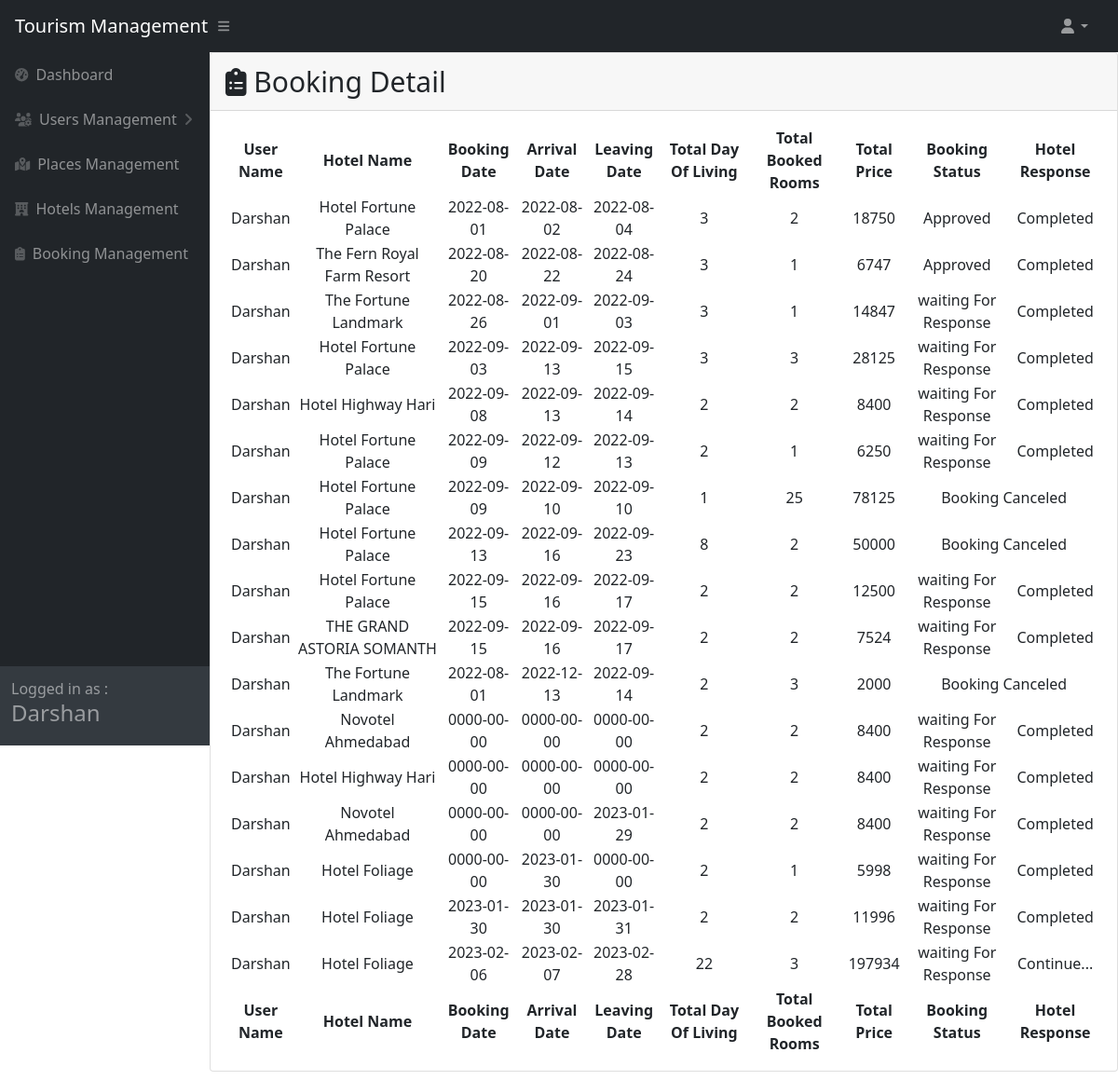
Before: /Admin/booking.php (signed in) with the older database file.
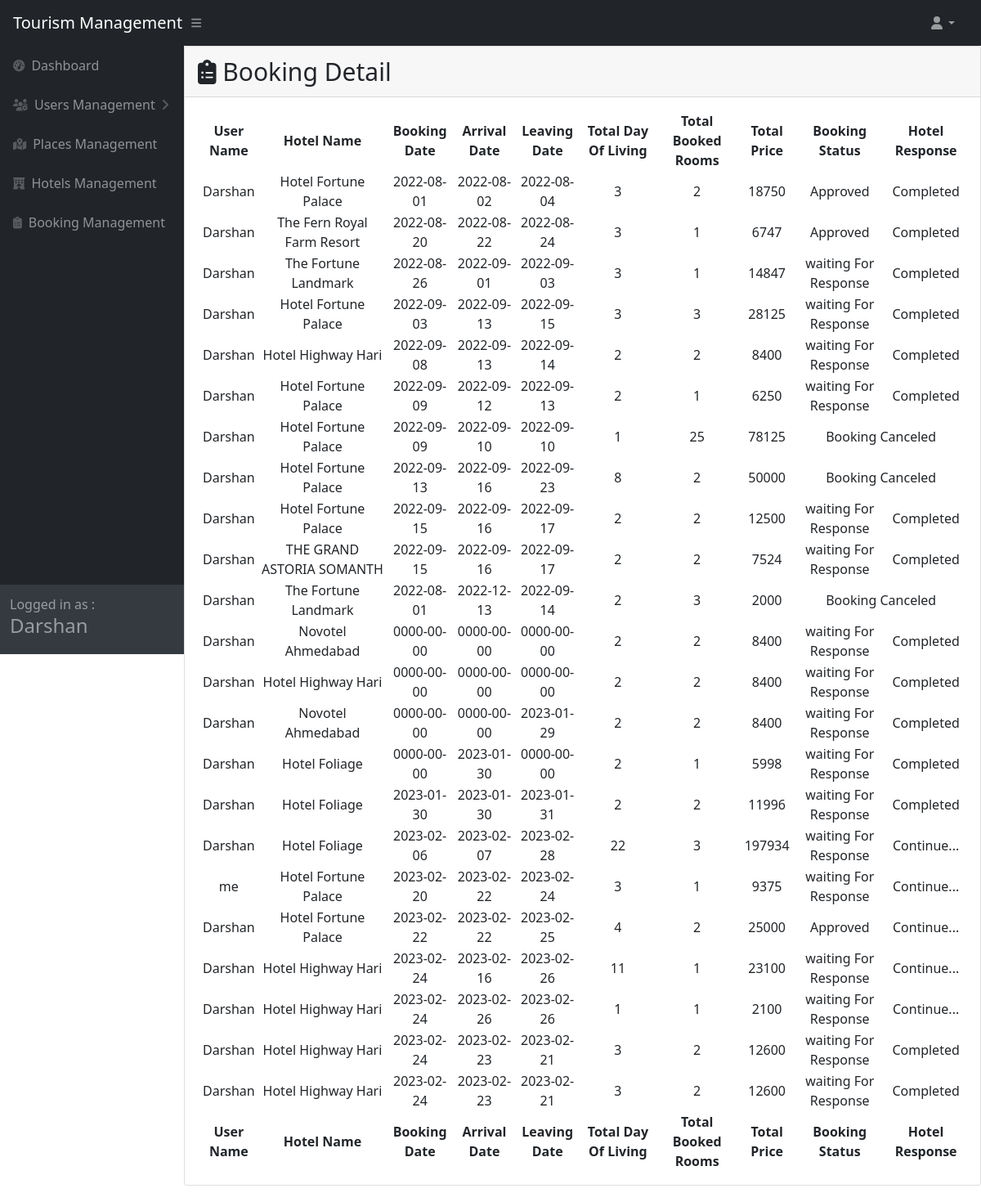
After: the same page with the newer database file.
### tables this page shows
CREATE TABLE `booking` (
  `Id` int(11) NOT NULL,
  `User_id` int(11) NOT NULL,
  `BookingFor` varchar(200) NOT NULL,
  `Hotel_id` int(11) NOT NULL,
  `BookingDate` date NOT NULL,
  `ArrivalDate` date NOT NULL,
  `LeavingDate` date NOT NULL,
  `Totaldays` int(11) NOT NULL,
  `TotalRooms` int(11) NOT NULL,
  `TotalPrice` int(11) NOT NULL,
  `Status` int(11) DEFAULT NULL,
  `BookingIsCancel` int(11) NOT NULL DEFAULT 0
);

CREATE TABLE `users` (
  `Id` int(11) NOT NULL,
  `Name` varchar(100) NOT NULL,
  `MobileNumber` varchar(15) NOT NULL,
  `UserType` varchar(1) NOT NULL DEFAULT 'U',
  `Email` varchar(100) NOT NULL,
  `PasswordHash` varchar(100) NOT NULL,
  `FirebaseToken` varchar(500) DEFAULT NULL,
  `Status` tinyint(1) DEFAULT 1,
  `UserIsDelete` int(11) NOT NULL DEFAULT 0
);

CREATE TABLE `hotels` (
  `Id` int(11) NOT NULL,
  `HotelName` varchar(100) NOT NULL,
  `PerDayPrice` int(11) NOT NULL,
  `City_id` int(11) NOT NULL,
  `HotelDetail` varchar(10000) NOT NULL,
  `User_id` int(11) NOT NULL,
  `HotelIsDelete` int(11) NOT NULL DEFAULT 0
);

### Admin/booking.php (the view, shortened to what the changed rows need)
<?php
include('includes/layout-sidenav-light.php');
$pdo = new PDO("mysql:host=localhost;dbname=tourism", "root", "");
?>
<div id="layoutSidenav_content">
    <main>
        <div class="card mb-4">
            <div class="card-body">
                <table id="datatablesSimple" style="text-align:center;">
                    <thead>
                        <tr>
                            <th>User Name</th>
                            <th>Hotel Name</th>
                            <th>Booking Date</th>
                            <th>Arrival Date</th>
                            <th>Leaving Date</th>
                            <th>Total Day Of Living</th>
                            <th>Total Booked Rooms</th>
                            <th>Total Price</th>
                            <th>Booking Status</th>
                            <th>Hotel Response</th>
                        </tr>
                    </thead>
                    <tfoot>
                        <tr>
                            <th>User Name</th>
                            <th>Hotel Name</th>
                            <th>Booking Date</th>
                            <th>Arrival Date</th>
                            <th>Leaving Date</th>
                            <th>Total Day Of Living</th>
                            <th>Total Booked Rooms</th>
                            <th>Total Price</th>
                            <th>Booking Status</th>
                            <th>Hotel Response</th>
                        </tr>
                    </tfoot>
                    <tbody>
                        <?php
                        $statementbook = $pdo->prepare("SELECT * FROM booking");
                        $statementbook->execute();
                        while ($rowbook = $statementbook->fetch()) {
                            $id = $rowbook['Hotel_id'];
                            $userid = $rowbook['User_id'];
                            $status = $rowbook['BookingIsCancel'];
                            $leavingdate = $rowbook['LeavingDate'];
                            $hotelresponse = $rowbook['Status'];
                            $statementuser = $pdo->prepare("SELECT * FROM users WHERE Id=?");
                            $statementuser->execute(array($userid));
                            $rowuser = $statementuser->fetch();
                            $statementhotel = $pdo->prepare("SELECT * FROM hotels WHERE Id=?");
                            $statementhotel->execute(array($id));
                            $rowhotel = $statementhotel->fetch();
                            $hotel = $rowhotel['HotelName'];
                        ?>
                            <tr>
                                <td><?= $rowuser['Name']; ?></td>
                                <td><?= $hotel ?></td>
                                <td><?= $rowbook['BookingDate']; ?></td>
                                <td><?= $rowbook['ArrivalDate']; ?></td>
                                <td><?= $rowbook['LeavingDate']; ?></td>
                                <td><?= $rowbook['Totaldays']; ?></td>
                                <td><?= $rowbook['TotalRooms']; ?></td>
                                <td><?= $rowbook['TotalPrice']; ?></td>
                                <?php
                                if ($hotelresponse == Null) {
                                    if ($status != 1) {
                                ?>
                                        <td>waiting For Response</td>
                                    <?php
                                    } else {
                                    ?>
                                        <td colspan="2">Booking Canceled</td>
                                    <?php
                                    }
                                } elseif ($hotelresponse == 0) {
                                    ?>
                                    <td>Disapproved</td>
                                <?php
                                } else {
                                ?>
                                    <td>Approved</td>
                                <?php
                                }
                                if ($status == 1) {
                                ?>
                                    <?php
                                } else {
                                    $currentdate = date("Y/m/d");
                                    if (strtotime($currentdate) > strtotime($leavingdate)) {
                                    ?>
                                        <td>Completed</td>
                                    <?php
                                    } else {
                                    ?>
                                        <td>Continue...</td>
                                <?php
                                    }
                                }
                                ?>
                            </tr>
                        <?php
                        }
                        ?>
                    </tbody>
                </table>
            </div>
        </div>
</div>
<?php
include('./includes/footer.php');
?>

Changed rows visible on the page:
added booking: User.Name "me", Hotel.HotelName "Hotel Fortune Palace", BookingDate "2023-02-20", ArrivalDate "2023-02-22", LeavingDate "2023-02-24", Totaldays "3", TotalRooms "1", TotalPrice "9375", BookingIsCancel "waiting For Response"
added booking: User.Name "Darshan", Hotel.HotelName "Hotel Fortune Palace", BookingDate "2023-02-22", ArrivalDate "2023-02-22", LeavingDate "2023-02-25", Totaldays "4", TotalRooms "2", TotalPrice "25000", Status "Approved", BookingIsCancel "Continue..."
added booking: User.Name "Darshan", Hotel.HotelName "Hotel Highway Hari", BookingDate "2023-02-24", ArrivalDate "2023-02-16", LeavingDate "2023-02-26", Totaldays "11", TotalRooms "1", TotalPrice "23100", BookingIsCancel "waiting For Response"
added booking: User.Name "Darshan", Hotel.HotelName "Hotel Highway Hari", BookingDate "2023-02-24", ArrivalDate "2023-02-26", LeavingDate "2023-02-26", Totaldays "1", TotalRooms "1", TotalPrice "2100", BookingIsCancel "waiting For Response"
added booking: User.Name "Darshan", Hotel.HotelName "Hotel Highway Hari", BookingDate "2023-02-24", ArrivalDate "2023-02-23", LeavingDate "2023-02-21", Totaldays "3", TotalRooms "2", TotalPrice "12600", BookingIsCancel "waiting For Response"
added booking: User.Name "Darshan", Hotel.HotelName "Hotel Highway Hari", BookingDate "2023-02-24", ArrivalDate "2023-02-23", LeavingDate "2023-02-21", Totaldays "3", TotalRooms "2", TotalPrice "12600", BookingIsCancel "waiting For Response"
